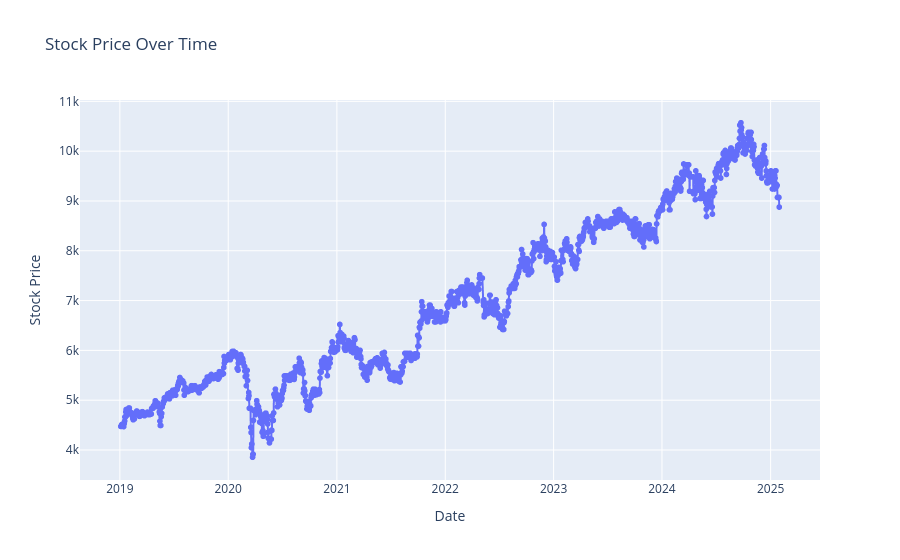

The cell this chart's notebook holds for it:
### Code cell
import plotly.express as px

# Buat line chart interaktif
fig = px.line(df, x='Date', y='Stock Price', title='Stock Price Over Time', markers=True)
fig.show()

### Figure 1 — Plotly figure (JSON) as saved in the notebook; plotly's stock layout.template omitted (floating-point values rounded to 4 significant figures; data arrays with more than 128 entries replaced by an {"elided": "..."} marker saying what was removed)
{"data": [{"hovertemplate": "Date=%{x}<br>Stock Price=%{y}<extra></extra>", "legendgroup": "", "line": {"color": "#636efa", "dash": "solid"}, "marker": {"symbol": "circle"}, "mode": "lines+markers", "name": "", "showlegend": false, "type": "scattergl", "x": {"elided": "2012 str values"}, "xaxis": "x", "y": {"elided": "2012 float values"}, "yaxis": "y"}], "layout": {"legend": {"tracegroupgap": 0}, "title": {"text": "Stock Price Over Time"}, "xaxis": {"anchor": "y", "domain": [0, 1], "title": {"text": "Date"}}, "yaxis": {"anchor": "x", "domain": [0, 1], "title": {"text": "Stock Price"}}}}
